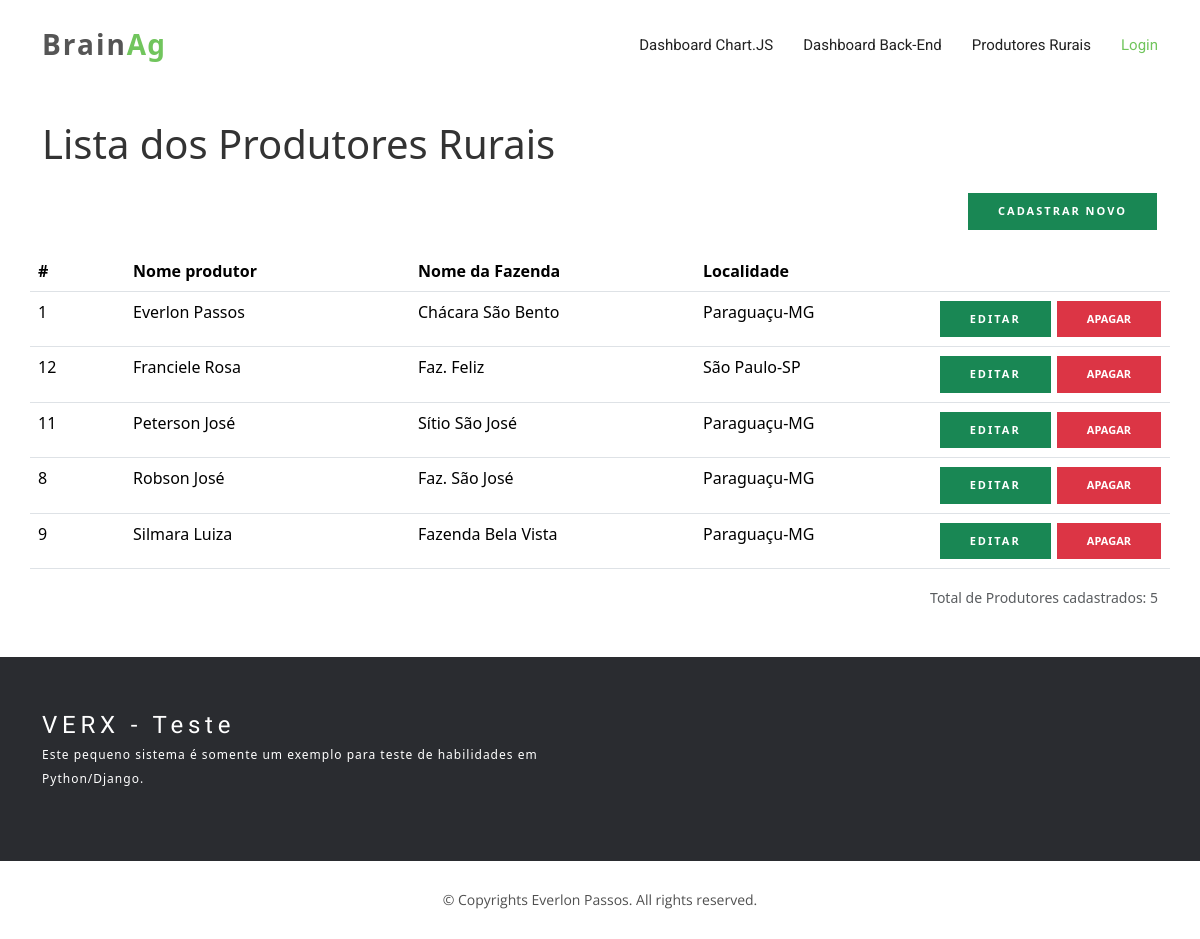
The app's page /produtores/ (signed in), older data.
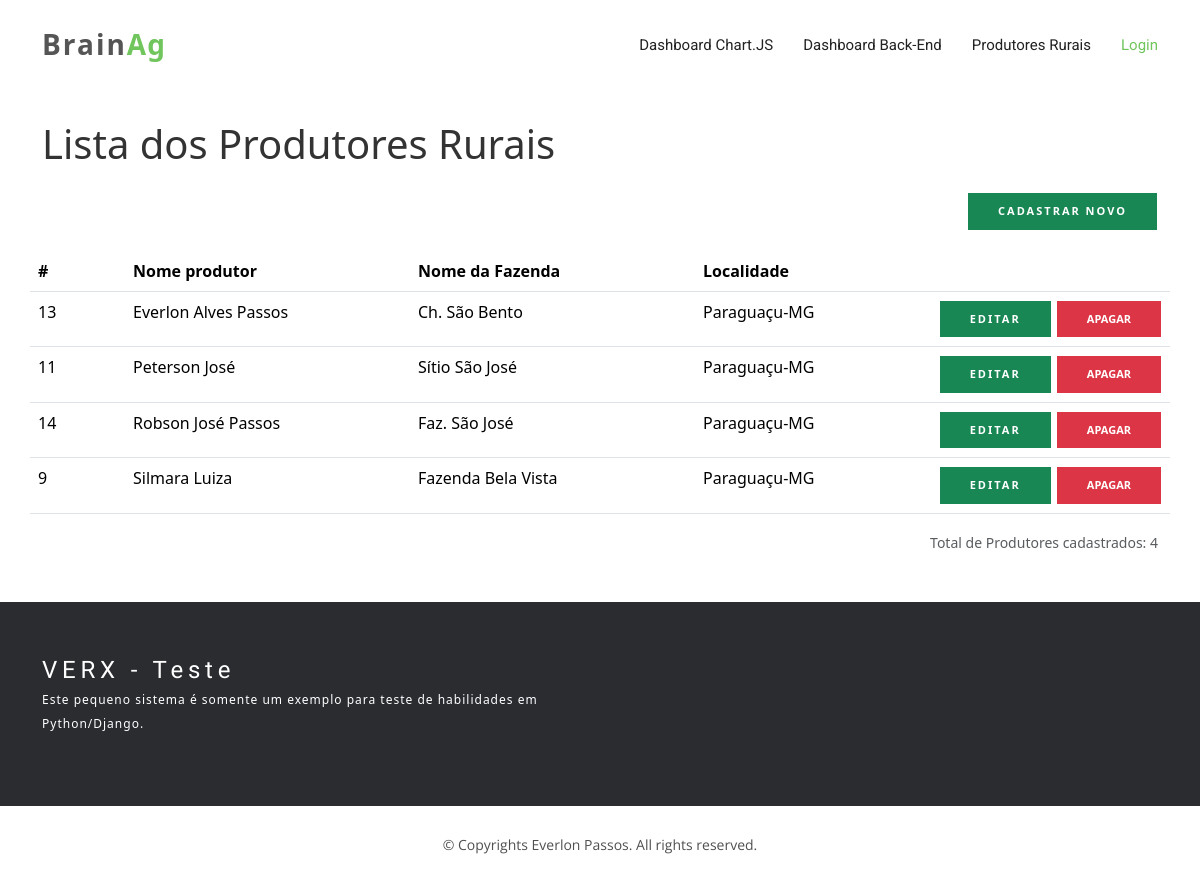
The same page, newer data.
### brain_ag/models.py (models this page shows, shortened)
class ProdutorRural(models.Model):
    submitter = models.ForeignKey(User, on_delete=models.CASCADE)
    cpf_cnpj = models.CharField('CPF ou CNPJ', max_length=50, null=False, unique=True)
    nome_produtor = models.CharField('Nome do produtor', max_length=150, null=False)
    nome_fazenda = models.CharField('Nome da fazenda', max_length=150, null=False)
    cidade = models.CharField('Cidade', max_length=100)
    estado = models.CharField('Estado', max_length=2, choices=UF_CHOICES)
    area_total = models.DecimalField('Área total em hectares da fazenda', default=0, max_digits=12, decimal_places=0)
    area_agricultavel = models.DecimalField('Área agricultável em hectares', default=0, max_digits=12, decimal_places=0)
    area_vegetacao = models.DecimalField('Área de vegetação em hectares', default=0, max_digits=12, decimal_places=0)
    cultura = models.ManyToManyField(CulturaPlantada)
    class Meta:
        ordering = ['nome_produtor', 'nome_fazenda', 'estado', 'cidade']
        verbose_name = 'Nome do produtor'
        verbose_name_plural = 'Nomes dos produtores'

### brain_ag/views.py (the view)
# urls.py: path('produtores/', ProdutorView.as_view(), name='produtores'),
class ProdutorView(LoginRequiredMixin, ListView):
    model = ProdutorRural
    template_name = 'produtores_list.html'
    context_object_name = 'produtores_list'
    """
    def get_queryset(self):
        # Este filtro é para se somente irá ver os Produtores que o usuário cadastrou.
        return ProdutorRural.objects.filter(submitter=self.request.user)
    """

### templates/produtores_list.html (shortened to what this page needs)
{% extends 'base.html' %}
{% load django_bootstrap5 %}
{% load static %}
{% block section %}
    <br><br><br>
    <div class="container mt-5">
        <h1>Lista dos Produtores Rurais</h1><br>
        <div class="row">
            <p class="col-12 text-end"><a href="{% url 'produtor-add' %}" class="btn btn-success">Cadastrar novo</a></p>
            <table class="table table-hover">
                <thead>
                    <tr>
                        <th scope="col">#</th>
                        <th scope="col">Nome produtor</th>
                        <th scope="col">Nome da Fazenda</th>
                        <th scope="col">Localidade</th>
                        <th scope="col"></th>
                    </tr>
                </thead>
                <tbody>
            {% for produtor in produtores_list %}
                <tr>
                    <td class="col-1">{{ produtor.pk }}</td>
                    <td class="col-3">{{ produtor.nome_produtor }}</td>
                    <td class="col-3">{{ produtor.nome_fazenda }}</td>
                    <td>{{ produtor.cidade }}-{{ produtor.estado }}</td>
                    <td class="col-3 text-end">
                        <form hx-post="{% url 'produtor-del' produtor.pk %}" hx-confirm="Deseja realmente apagar este Produtor Rural?" hx-target="body">
                            <a href="{% url 'produtor-edit' produtor.pk %}" class="btn btn-success">Editar</a>
                            <button type="submit" class="btn btn-danger">Apagar</button>
                        </form>
                    </td>
                </tr>
            {% endfor %}
                </tbody>
            </table>
            <div class="text-end text-muted"><small>Total de Produtores cadastrados: {{ produtores_list|length }}</small></div>
        </div>
    </div>
    <br><br>
{% endblock %}

Row changes from the older to the newer data that the page shows:
removed ProdutorRural: pk "1", nome_produtor "Everlon Passos", nome_fazenda "Chácara São Bento", cidade "Paraguaçu", estado "MG"
removed ProdutorRural: pk "12", nome_produtor "Franciele Rosa", nome_fazenda "Faz. Feliz", cidade "São Paulo", estado "SP"
removed ProdutorRural: pk "8", nome_produtor "Robson José", nome_fazenda "Faz. São José", cidade "Paraguaçu", estado "MG"
added ProdutorRural: pk "13", nome_produtor "Everlon Alves Passos", nome_fazenda "Ch. São Bento", cidade "Paraguaçu", estado "MG"
added ProdutorRural: pk "14", nome_produtor "Robson José Passos", nome_fazenda "Faz. São José", cidade "Paraguaçu", estado "MG"
Text that changed along with them:
{{ produtores_list|length }}: "5" → "4"
